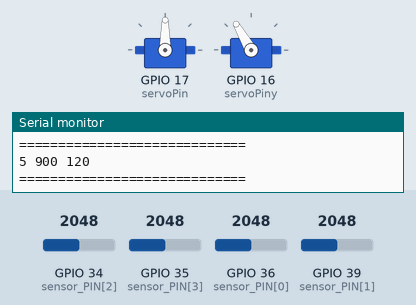
This sketch was run on a simulated ESP32. Parts: 2 × servo, the last lines printed to the serial monitor. The test bench sets the inputs (shaded band); at power-on: GPIO 35 (sensor_PIN[3]) = 2048, GPIO 34 (sensor_PIN[2]) = 2048, GPIO 39 (sensor_PIN[1]) = 2048, GPIO 36 (sensor_PIN[0]) = 2048.

Above: at 1.2 s.
1.3 s: GPIO 35 (sensor_PIN[3]) set to 2220
4.3 s: GPIO 35 (sensor_PIN[3]) set to 2359
At 5.19 s:
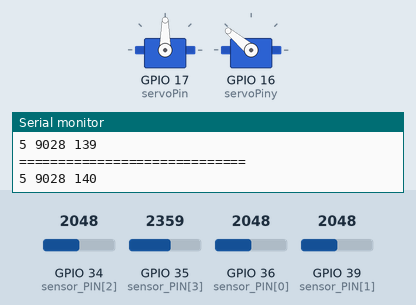
At 7.15 s:
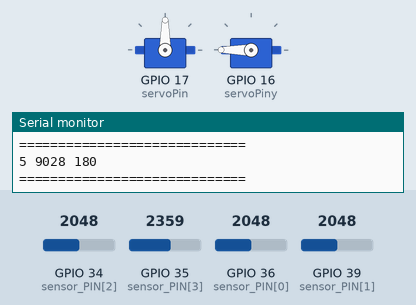
7.3 s: GPIO 34 (sensor_PIN[2]) set to 1915
At 7.84 s:
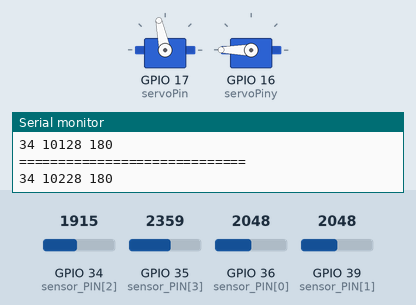
10.3 s: GPIO 39 (sensor_PIN[1]) set to 2124
13.3 s: GPIO 39 (sensor_PIN[1]) set to 2224
16.3 s: GPIO 34 (sensor_PIN[2]) set to 140
At 16.47 s:
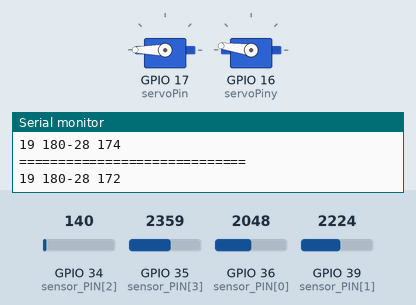
Timing chart, 0 to 20.3 s (numbered marks = the images above; inputs shaded):
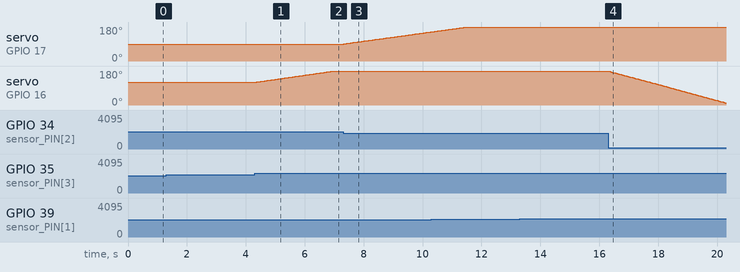

The sketch:

suea.ino
```cpp
#include <ESP32Servo.h>
Servo myservo, myservoy;
//Pin motor
int servoPin = 17;
int servoPiny = 16;
int sensor_PIN[4] = {A0, A3, A6, A7};

//ค่าตำแหน่งขององศามอเตอร์
int pos_x = 0;
int pos_y = 0;

//ค่าที่ใช่เล่น
int sensor_LDR[4] = {0, 0, 0, 0};
int si_value[4] = {0, 0, 0, 0};
int di_value[4] = {0, 0, 0, 0};
int X_value[4] = {0, 0, 0, 0};
int MaxVal = 0;
int MinVal = 0;
int rad = 0;
int P = 1;
int N = 4;
int y_Update = 0;
int x_Update = 0;

//ค่าที่ใช้ในการแปลง LUX
float LDR = 0;
float Volt = 0;
float Lux = 0;

void setup() {
  Serial.begin(9600);
  myservo.setPeriodHertz(50);
  myservo.attach(servoPin, 500, 2400);
  myservoy.setPeriodHertz(50);
  myservoy.attach(servoPiny, 500, 2400);
  pos_x = 90;
  pos_y = 120;
  myservo.write(pos_x);
  myservoy.write(pos_y);
}

int MaxValue(int sensor_LDR[] , int length) {
  int Max = 0;
  for (int i = 0; i < length ; i++) {
    if (sensor_LDR[i] > Max ) {
      Max = int(sensor_LDR[i]);
    }
  }
  return Max;
}

int MinValue(int sensor_LDR[] , int length) {
  int Min = 10000;
  for (int i = 0; i < length ; i++) {
    if (sensor_LDR[i] < Min ) {
      Min = int(sensor_LDR[i]);
    }
  }
  return Min;
}

int radian(int MaxVal , int MinVal , int N) {
  int d_max = (abs((MaxVal * 1000 / 57296) + (MinVal * 1000 / 57296)) / (2 * N) );
  int rads = (d_max % 180) * 1000 / 57296;
  return rads;
}

int Count(int si_value[] , int length) {
  int count = 0;
  for (int i = 0; i < length ; i++) {
    if (si_value[i] == 0 ) {
      count += 1;
    }
  }
  return count;
}

void loop() {
  for (int i = 0; i < N ; i++) { //sizeof(sensor_LDR)
   if (i != 2)
   {
    LDR = analogRead(sensor_PIN[i]);
    Volt = (3.3 / 4096) * (LDR);
    Lux = 42.0 * pow(Volt, 3.15);
    sensor_LDR[i] = int(Lux);
   }
   else
   {
    LDR = analogRead(sensor_PIN[i]);
    Volt = (3.3 / 4096) * (LDR+500);
    Lux = 42.0 * pow(Volt, 3.15);
    sensor_LDR[i] = int(Lux);
   }
  }
  MaxVal = MaxValue( sensor_LDR , N );
  MinVal = MaxValue( sensor_LDR , N );
  rad = radian( MaxVal, MinVal, N);

  for (int i = 0; i < N ; i++) {
    if (MaxVal == sensor_LDR[i]) {
      si_value[i] = int(0);
    }
    else {
      int si = ( MaxVal - sensor_LDR[i] / abs(MaxVal - sensor_LDR[i]) ) ;
      si_value[i] = int(si);
    }
    int di = ( rad * (P * ((sensor_LDR[i] + sensor_LDR[i - 1]) * abs(sensor_LDR[i] + sensor_LDR[i - 1])))) % 180;
    di_value[i] = int(di);
    int X = sensor_LDR[i] + di_value[i] * si_value[i];
    X_value[i] = int(X) % 180;
  }
  int num = Count(si_value, N);
  if ((num > 2 && si_value[1] == 0) || si_value[1] == 0) {
    x_Update = ((abs(X_value[1] - X_value[2]) / 4) * (-1));
  }
  else {
    x_Update = ((abs(X_value[1] - X_value[2]) / 4));
  }

  if ((num > 2 && si_value[3] == 0) || si_value[3] == 0) {
    y_Update = ((abs(X_value[0] - X_value[3]) / 4) * (-1));
  }
  else {
    y_Update = ((abs(X_value[0] - X_value[3]) / 4));
  }
//  if (si_value[1] == 0 || si_value[3] == 0 || (num > 2 && ( si_value[1] == 0 || si_value[3] == 0)) || (num < 2 && ( si_value[1] == 0 || si_value[3] == 0))) {
//    y_Update = ((abs(X_value[0] - X_value[3]) / 4) * (-1));
//    x_Update = ((abs(X_value[1] - X_value[2]) / 4) * (-1));
//  }
//  else {
//    y_Update = ((abs(X_value[0] - X_value[3]) / 4));
//    x_Update = ((abs(X_value[1] - X_value[2]) / 4));
//  }
  pos_x = pos_x+map(x_Update,-43,43,-2,2);
  pos_y = pos_y+map(y_Update,-43,43,-2,2);
//  pos_x = pos_x+x_Update;
//  pos_y = pos_y+y_Update;
  if(pos_x>180)
  {
    pos_x = 180;
  }
  else if(pos_x<0)
  {
    pos_x = 0;
  }

  if(pos_y>180)
  {
    pos_y = 180;
  }
  else if(pos_y<0)
  {
    pos_y = 0;
  }
  myservo.write(pos_x);
  myservoy.write(pos_y);
  Serial.print(x_Update);
  Serial.print(" ");
  Serial.print(pos_x);
  Serial.print(y_Update);
  Serial.print(" ");
  Serial.println(pos_y);
  Serial.println("=============================");
//  delay(10);
}
```

Measured:
- the behaviour switches between 2294 and 2295 on GPIO 35 (sensor_PIN[3]) (found by bisection; images 0 and 1)
- the behaviour switches between 1956 and 1955 on GPIO 34 (sensor_PIN[2]) (found by bisection; images 2 and 3)
- after the input at 4.3 s, servo on GPIO 16 (servoPiny): moves from 120° to 180° over 2.6 s, starting at once
- after the input at 7.3 s, servo on GPIO 17 (servoPin): moves from 90° to 154° over 2.9 s, starting at once
- after the input at 16.3 s, servo on GPIO 16 (servoPiny): moves from 180° to 10° over 4.0 s, starting at once
